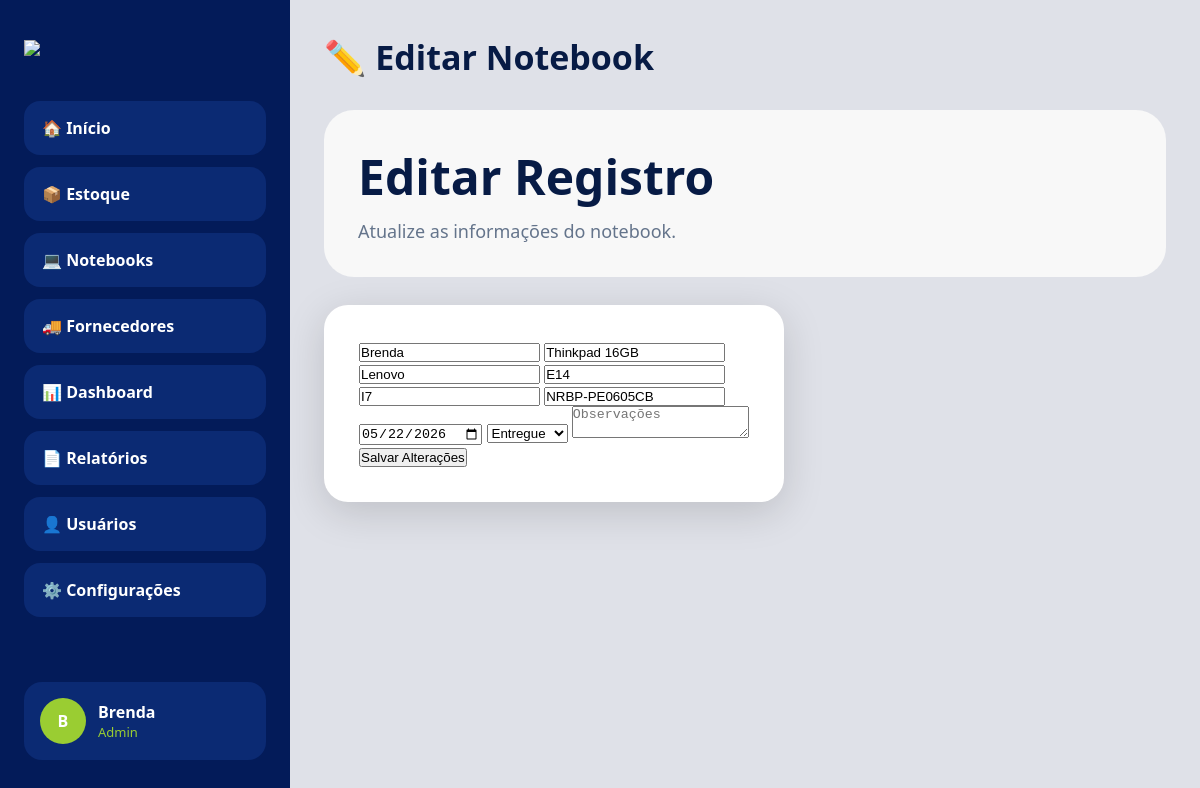
Page /editar_notebook/1 (signed in) on the committed database.
### routes/models.py (models this page shows)
class Notebook(db.Model):
    __tablename__ = 'notebooks'
    id = db.Column(
        db.Integer,
        primary_key=True
    )
    colaborador = db.Column(
        db.String(100)
    )
    token = db.Column(
    db.String(120),
    unique=True
    )
    notebook = db.Column(
        db.String(100)
    )
    marca = db.Column(
        db.String(100)
    )
    modelo = db.Column(
        db.String(100)
    )
    processador = db.Column(
        db.String(100)
    )
    serial = db.Column(
        db.String(100)
    )
    cpf = db.Column(
        db.String(50)
    )
    area = db.Column(
        db.String(100)
    )
    matricula = db.Column(
        db.String(100)
    )
    valor = db.Column(
        db.String(100)
    )
    status = db.Column(
        db.String(50)
    )
    termo = db.Column(
       db.String(200)
    )
    assinatura = db.Column(
       db.String(200)
    )
    usuario = db.Column(
        db.String(100)
    )
    data = db.Column(
        db.String(100)
    )
    observacoes = db.Column(
        db.Text
    )

### routes/notebooks.py (the view, shortened to what this page needs)
@notebooks_bp.route(
    '/editar_notebook/<int:id>',
    methods=['GET', 'POST']
)
def editar_notebook(id):
    notebook = Notebook.query.get_or_404(id)
    return render_template(
        'editar_notebook.html',
        notebook=notebook
    )

### templates/editar_notebook.html (shortened to what this page needs)
{% extends 'base_estoque.html' %}
{% block content %}
<div class="topbar">
    <div class="topbar-title">
        ✏️ Editar Notebook
    </div>
</div>
<div class="welcome">
    <div>
        <h1>
            Editar Registro
        </h1>
        <p>
            Atualize as informações do notebook.
        </p>
    </div>
</div>
<div class="modal-edit">
    <div class="modal-box">
        <form
            method="POST"
            class="modal-form"
        >
            <input
                type="text"
                name="colaborador"
                value="{{ notebook.colaborador }}"
                required
            >
            <input
                type="text"
                name="notebook"
                value="{{ notebook.notebook }}"
                required
            >
            <input
                type="text"
                name="marca"
                value="{{ notebook.marca }}"
                required
            >
            <input
                type="text"
                name="modelo"
                value="{{ notebook.modelo }}"
                required
            >
            <input
                type="text"
                name="processador"
                value="{{ notebook.processador }}"
                required
            >
            <input
                type="text"
                name="serial"
                value="{{ notebook.serial }}"
                required
            >
            <input
                type="date"
                name="data"
                value="{{ notebook.data }}"
                required
            >
            <select
                name="status"
                required
            >
                <option
                    value="Entregue"
                    {% if notebook.status == 'Entregue' %}selected{% endif %}
                >
                    Entregue
                </option>
            </select>
            <textarea
                name="observacoes"
                placeholder="Observações"
            >{{ notebook.observacoes }}</textarea>
            <button type="submit">
                Salvar Alterações
            </button>
        </form>
    </div>
</div>
{% endblock %}

### static/css/style.css (style rules this page uses)
* { margin:0; padding:0; box-sizing:border-box; }
body { font-family:'Segoe UI', sans-serif; background:#dfe1e8; }
.topbar { display:flex; justify-content:space-between; align-items:center; margin-bottom:30px; }
.topbar-title { font-size:34px; font-weight:800; color:#071b45; }
.welcome { background:#f8f8f8; border-radius:30px; padding:34px; display:flex; justify-content:space-between; align-items:center; margin-bottom:28px; }
.welcome h1 { font-size:48px; color:#071b45; margin-bottom:10px; }
.welcome p { color:#64748b; font-size:18px; }
.modal-box { width:460px; background:#ffffff; padding:35px; border-radius:24px; box-shadow:0 10px 40px rgba(0,0,0,0.15); }

### rows in the picture
Notebook: colaborador "Brenda", notebook "Thinkpad 16GB", marca "Lenovo", modelo "E14", processador "I7", serial "NRBP-PE0605CB", data "05/22/2026", status "Entregue"

### other values in the picture
{{ session['nome'][0] }} "B"
{{ session['nome'] }} "Brenda"
{{ session['nivel'] }} "Admin"
